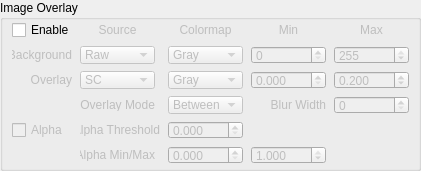
     <widget class="QGroupBox" name="ImageOverlayGroup">
      <property name="geometry">
       <rect>
        <x>290</x>
        <y>190</y>
        <width>421</width>
        <height>171</height>
       </rect>
      </property>
      <property name="title">
       <string>Image Overlay</string>
      </property>
      <widget class="QWidget" name="layoutWidget">
       <property name="geometry">
        <rect>
         <x>10</x>
         <y>20</y>
         <width>406</width>
         <height>145</height>
        </rect>
       </property>
       <layout class="QGridLayout" name="ImageOverlayGrid">
        <item row="0" column="1">
         <widget class="QLabel" name="overlaySourceLabel">
          <property name="enabled">
           <bool>false</bool>
          </property>
          <property name="sizePolicy">
           <sizepolicy hsizetype="Fixed" vsizetype="Fixed">
            <horstretch>0</horstretch>
            <verstretch>0</verstretch>
           </sizepolicy>
          </property>
          <property name="minimumSize">
           <size>
            <width>75</width>
            <height>18</height>
           </size>
          </property>
          <property name="maximumSize">
           <size>
            <width>75</width>
            <height>18</height>
           </size>
          </property>
          <property name="text">
           <string>Source</string>
          </property>
          <property name="alignment">
           <set>Qt::AlignCenter</set>
          </property>
         </widget>
        </item>
        <item row="3" column="2">
         <widget class="QComboBox" name="thresh_type_comboBox">
          <property name="enabled">
           <bool>false</bool>
          </property>
          <property name="sizePolicy">
           <sizepolicy hsizetype="Fixed" vsizetype="Fixed">
            <horstretch>0</horstretch>
            <verstretch>0</verstretch>
           </sizepolicy>
          </property>
          <property name="minimumSize">
           <size>
            <width>75</width>
            <height>18</height>
           </size>
          </property>
          <property name="maximumSize">
           <size>
            <width>75</width>
            <height>18</height>
           </size>
          </property>
          <property name="toolTip">
           <string>Set overlay rendering mode</string>
          </property>
          <property name="currentIndex">
           <number>0</number>
          </property>
          <item>
           <property name="text">
            <string>Between</string>
           </property>
          </item>
          <item>
           <property name="text">
            <string>Above</string>
           </property>
          </item>
          <item>
           <property name="text">
            <string>Below</string>
           </property>
          </item>
         </widget>
        </item>
        <item row="2" column="1">
         <widget class="QComboBox" name="over_src_comboBox">
          <property name="enabled">
           <bool>false</bool>
          </property>
          <property name="sizePolicy">
           <sizepolicy hsizetype="Fixed" vsizetype="Fixed">
            <horstretch>0</horstretch>
            <verstretch>0</verstretch>
           </sizepolicy>
          </property>
          <property name="minimumSize">
           <size>
            <width>75</width>
            <height>18</height>
           </size>
          </property>
          <property name="maximumSize">
           <size>
            <width>75</width>
            <height>18</height>
           </size>
          </property>
          <property name="toolTip">
           <string>Select data source for overlay</string>
          </property>
          <property name="currentIndex">
           <number>1</number>
          </property>
          <item>
           <property name="text">
            <string>Raw</string>
           </property>
          </item>
          <item>
           <property name="text">
            <string>SC</string>
           </property>
          </item>
          <item>
           <property name="text">
            <string>TC</string>
           </property>
          </item>
          <item>
           <property name="text">
            <string>Video In</string>
           </property>
          </item>
          <item>
           <property name="text">
            <string>None</string>
           </property>
          </item>
         </widget>
        </item>
        <item row="1" column="3">
         <widget class="QDoubleSpinBox" name="bg_min_spin">
          <property name="enabled">
           <bool>false</bool>
          </property>
          <property name="sizePolicy">
           <sizepolicy hsizetype="Fixed" vsizetype="Fixed">
            <horstretch>0</horstretch>
            <verstretch>0</verstretch>
           </sizepolicy>
          </property>
          <property name="minimumSize">
           <size>
            <width>75</width>
            <height>18</height>
           </size>
          </property>
          <property name="maximumSize">
           <size>
            <width>75</width>
            <height>18</height>
           </size>
          </property>
          <property name="toolTip">
           <string>Set minimum display value for overlay background</string>
          </property>
          <property name="decimals">
           <number>0</number>
          </property>
          <property name="minimum">
           <double>0.000000000000000</double>
          </property>
          <property name="maximum">
           <double>255.000000000000000</double>
          </property>
         </widget>
        </item>
        <item row="3" column="3">
         <widget class="QLabel" name="overlayBlurLabel">
          <property name="enabled">
           <bool>false</bool>
          </property>
          <property name="sizePolicy">
           <sizepolicy hsizetype="Fixed" vsizetype="Fixed">
            <horstretch>0</horstretch>
            <verstretch>0</verstretch>
           </sizepolicy>
          </property>
          <property name="minimumSize">
           <size>
            <width>75</width>
            <height>13</height>
           </size>
          </property>
          <property name="maximumSize">
           <size>
            <width>75</width>
            <height>13</height>
           </size>
          </property>
          <property name="text">
           <string>Blur Width</string>
          </property>
          <property name="alignment">
           <set>Qt::AlignRight|Qt::AlignTrailing|Qt::AlignVCenter</set>
          </property>
         </widget>
        </item>
        <item row="5" column="2">
         <widget class="QDoubleSpinBox" name="over_alpha_min_SpinBox">
          <property name="enabled">
           <bool>false</bool>
          </property>
          <property name="sizePolicy">
           <sizepolicy hsizetype="Fixed" vsizetype="Fixed">
            <horstretch>0</horstretch>
            <verstretch>0</verstretch>
           </sizepolicy>
          </property>
          <property name="minimumSize">
           <size>
            <width>75</width>
            <height>18</height>
           </size>
          </property>
          <property name="maximumSize">
           <size>
            <width>75</width>
            <height>18</height>
           </size>
          </property>
          <property name="toolTip">
           <string>Set minimum alpha level for overlay transparency</string>
          </property>
          <property name="decimals">
           <number>3</number>
          </property>
          <property name="maximum">
           <double>1.000000000000000</double>
          </property>
          <property name="singleStep">
           <double>0.050000000000000</double>
          </property>
         </widget>
        </item>
        <item row="3" column="4">
         <widget class="QSpinBox" name="over_blur_spin">
          <property name="enabled">
           <bool>false</bool>
          </property>
          <property name="sizePolicy">
           <sizepolicy hsizetype="Fixed" vsizetype="Fixed">
            <horstretch>0</horstretch>
            <verstretch>0</verstretch>
           </sizepolicy>
          </property>
          <property name="minimumSize">
           <size>
            <width>75</width>
            <height>18</height>
           </size>
          </property>
          <property name="maximumSize">
           <size>
            <width>75</width>
            <height>18</height>
           </size>
          </property>
          <property name="toolTip">
           <string>Set overlay blur width</string>
          </property>
         </widget>
        </item>
        <item row="0" column="2">
         <widget class="QLabel" name="overlayColormapLabel">
          <property name="enabled">
           <bool>false</bool>
          </property>
          <property name="sizePolicy">
           <sizepolicy hsizetype="Fixed" vsizetype="Fixed">
            <horstretch>0</horstretch>
            <verstretch>0</verstretch>
           </sizepolicy>
          </property>
          <property name="minimumSize">
           <size>
            <width>75</width>
            <height>18</height>
           </size>
          </property>
          <property name="maximumSize">
           <size>
            <width>75</width>
            <height>18</height>
           </size>
          </property>
          <property name="text">
           <string>Colormap</string>
          </property>
          <property name="alignment">
           <set>Qt::AlignCenter</set>
          </property>
         </widget>
        </item>
        <item row="1" column="0">
         <widget class="QLabel" name="overlayBackgroundLabel">
          <property name="enabled">
           <bool>false</bool>
          </property>
          <property name="sizePolicy">
           <sizepolicy hsizetype="Fixed" vsizetype="Fixed">
            <horstretch>0</horstretch>
            <verstretch>0</verstretch>
           </sizepolicy>
          </property>
          <property name="minimumSize">
           <size>
            <width>60</width>
            <height>16</height>
           </size>
          </property>
          <property name="maximumSize">
           <size>
            <width>60</width>
            <height>16</height>
           </size>
          </property>
          <property name="text">
           <string>Background</string>
          </property>
          <property name="alignment">
           <set>Qt::AlignRight|Qt::AlignTrailing|Qt::AlignVCenter</set>
          </property>
         </widget>
        </item>
        <item row="2" column="3">
         <widget class="QDoubleSpinBox" name="over_min_spin">
          <property name="enabled">
           <bool>false</bool>
          </property>
          <property name="sizePolicy">
           <sizepolicy hsizetype="Fixed" vsizetype="Fixed">
            <horstretch>0</horstretch>
            <verstretch>0</verstretch>
           </sizepolicy>
          </property>
          <property name="minimumSize">
           <size>
            <width>75</width>
            <height>18</height>
           </size>
          </property>
          <property name="maximumSize">
           <size>
            <width>75</width>
            <height>18</height>
           </size>
          </property>
          <property name="toolTip">
           <string>Set minimum display value for overlay</string>
          </property>
          <property name="decimals">
           <number>3</number>
          </property>
          <property name="minimum">
           <double>0.000000000000000</double>
          </property>
          <property name="maximum">
           <double>99999.000000000000000</double>
          </property>
          <property name="singleStep">
           <double>0.010000000000000</double>
          </property>
         </widget>
        </item>
        <item row="1" column="4">
         <widget class="QDoubleSpinBox" name="bg_max_spin">
          <property name="enabled">
           <bool>false</bool>
          </property>
          <property name="sizePolicy">
           <sizepolicy hsizetype="Fixed" vsizetype="Fixed">
            <horstretch>0</horstretch>
            <verstretch>0</verstretch>
           </sizepolicy>
          </property>
          <property name="minimumSize">
           <size>
            <width>75</width>
            <height>18</height>
           </size>
          </property>
          <property name="maximumSize">
           <size>
            <width>75</width>
            <height>18</height>
           </size>
          </property>
          <property name="toolTip">
           <string>Set maximum display value for overlay background</string>
          </property>
          <property name="decimals">
           <number>0</number>
          </property>
          <property name="minimum">
           <double>0.000000000000000</double>
          </property>
          <property name="maximum">
           <double>255.000000000000000</double>
          </property>
          <property name="value">
           <double>255.000000000000000</double>
          </property>
         </widget>
        </item>
        <item row="0" column="0">
         <widget class="QCheckBox" name="enable_overlay_checkBox">
          <property name="sizePolicy">
           <sizepolicy hsizetype="Fixed" vsizetype="Fixed">
            <horstretch>0</horstretch>
            <verstretch>0</verstretch>
           </sizepolicy>
          </property>
          <property name="minimumSize">
           <size>
            <width>60</width>
            <height>18</height>
           </size>
          </property>
          <property name="maximumSize">
           <size>
            <width>60</width>
            <height>18</height>
           </size>
          </property>
          <property name="toolTip">
           <string>Toggle display of the image overlay view</string>
          </property>
          <property name="text">
           <string>Enable</string>
          </property>
         </widget>
        </item>
        <item row="4" column="2">
         <widget class="QDoubleSpinBox" name="over_Kmid_SpinBox">
          <property name="enabled">
           <bool>false</bool>
          </property>
          <property name="sizePolicy">
           <sizepolicy hsizetype="Fixed" vsizetype="Fixed">
            <horstretch>0</horstretch>
            <verstretch>0</verstretch>
           </sizepolicy>
          </property>
          <property name="minimumSize">
           <size>
            <width>75</width>
            <height>18</height>
           </size>
          </property>
          <property name="maximumSize">
           <size>
            <width>75</width>
            <height>18</height>
           </size>
          </property>
          <property name="toolTip">
           <string>Set overlay threshold for determining transparency. All overlay pixels less than this value will be opaque.</string>
          </property>
          <property name="decimals">
           <number>3</number>
          </property>
          <property name="maximum">
           <double>1.000000000000000</double>
          </property>
          <property name="singleStep">
           <double>0.010000000000000</double>
          </property>
          <property name="value">
           <double>0.000000000000000</double>
          </property>
         </widget>
        </item>
        <item row="3" column="1">
         <widget class="QLabel" name="overlayThreshLabel">
          <property name="enabled">
           <bool>false</bool>
          </property>
          <property name="sizePolicy">
           <sizepolicy hsizetype="Fixed" vsizetype="Fixed">
            <horstretch>0</horstretch>
            <verstretch>0</verstretch>
           </sizepolicy>
          </property>
          <property name="minimumSize">
           <size>
            <width>75</width>
            <height>13</height>
           </size>
          </property>
          <property name="maximumSize">
           <size>
            <width>75</width>
            <height>13</height>
           </size>
          </property>
          <property name="text">
           <string>Overlay Mode</string>
          </property>
          <property name="alignment">
           <set>Qt::AlignRight|Qt::AlignTrailing|Qt::AlignVCenter</set>
          </property>
         </widget>
        </item>
        <item row="4" column="0" alignment="Qt::AlignRight">
         <widget class="QCheckBox" name="alpha_enable_checkBox">
          <property name="enabled">
           <bool>false</bool>
          </property>
          <property name="sizePolicy">
           <sizepolicy hsizetype="Fixed" vsizetype="Fixed">
            <horstretch>0</horstretch>
            <verstretch>0</verstretch>
           </sizepolicy>
          </property>
          <property name="minimumSize">
           <size>
            <width>60</width>
            <height>18</height>
           </size>
          </property>
          <property name="maximumSize">
           <size>
            <width>60</width>
            <height>18</height>
           </size>
          </property>
          <property name="toolTip">
           <string>Toggle overlay transparency</string>
          </property>
          <property name="text">
           <string>Alpha</string>
          </property>
          <property name="checked">
           <bool>false</bool>
          </property>
         </widget>
        </item>
        <item row="0" column="3">
         <widget class="QLabel" name="overlayMinLabel">
          <property name="enabled">
           <bool>false</bool>
          </property>
          <property name="sizePolicy">
           <sizepolicy hsizetype="Fixed" vsizetype="Fixed">
            <horstretch>0</horstretch>
            <verstretch>0</verstretch>
           </sizepolicy>
          </property>
          <property name="minimumSize">
           <size>
            <width>75</width>
            <height>18</height>
           </size>
          </property>
          <property name="maximumSize">
           <size>
            <width>75</width>
            <height>18</height>
           </size>
          </property>
          <property name="text">
           <string>Min</string>
          </property>
          <property name="alignment">
           <set>Qt::AlignCenter</set>
          </property>
         </widget>
        </item>
        <item row="1" column="2">
         <widget class="QComboBox" name="bg_cmap_comboBox">
          <property name="enabled">
           <bool>false</bool>
          </property>
          <property name="sizePolicy">
           <sizepolicy hsizetype="Fixed" vsizetype="Fixed">
            <horstretch>0</horstretch>
            <verstretch>0</verstretch>
           </sizepolicy>
          </property>
          <property name="minimumSize">
           <size>
            <width>75</width>
            <height>18</height>
           </size>
          </property>
          <property name="maximumSize">
           <size>
            <width>75</width>
            <height>18</height>
           </size>
          </property>
          <property name="toolTip">
           <string>Select colormap for overlay background</string>
          </property>
          <item>
           <property name="text">
            <string>Gray</string>
           </property>
          </item>
          <item>
           <property name="text">
            <string>Jet</string>
           </property>
          </item>
          <item>
           <property name="text">
            <string>Reverse Jet</string>
           </property>
          </item>
          <item>
           <property name="text">
            <string>Hot</string>
           </property>
          </item>
          <item>
           <property name="text">
            <string>Cool</string>
           </property>
          </item>
          <item>
           <property name="text">
            <string>Autumn</string>
           </property>
          </item>
          <item>
           <property name="text">
            <string>pmkmp</string>
           </property>
          </item>
          <item>
           <property name="text">
            <string>Greens</string>
           </property>
          </item>
         </widget>
        </item>
        <item row="5" column="3">
         <widget class="QDoubleSpinBox" name="over_alpha_max_SpinBox">
          <property name="enabled">
           <bool>false</bool>
          </property>
          <property name="sizePolicy">
           <sizepolicy hsizetype="Fixed" vsizetype="Fixed">
            <horstretch>0</horstretch>
            <verstretch>0</verstretch>
           </sizepolicy>
          </property>
          <property name="minimumSize">
           <size>
            <width>75</width>
            <height>18</height>
           </size>
          </property>
          <property name="maximumSize">
           <size>
            <width>75</width>
            <height>18</height>
           </size>
          </property>
          <property name="toolTip">
           <string>Set maximum alpha level for overlay transparency</string>
          </property>
          <property name="decimals">
           <number>3</number>
          </property>
          <property name="maximum">
           <double>1.000000000000000</double>
          </property>
          <property name="singleStep">
           <double>0.050000000000000</double>
          </property>
          <property name="value">
           <double>1.000000000000000</double>
          </property>
         </widget>
        </item>
        <item row="0" column="4">
         <widget class="QLabel" name="overlayMaxLabel">
          <property name="enabled">
           <bool>false</bool>
          </property>
          <property name="sizePolicy">
           <sizepolicy hsizetype="Fixed" vsizetype="Fixed">
            <horstretch>0</horstretch>
            <verstretch>0</verstretch>
           </sizepolicy>
          </property>
          <property name="minimumSize">
           <size>
            <width>75</width>
            <height>18</height>
           </size>
          </property>
          <property name="maximumSize">
           <size>
            <width>75</width>
            <height>18</height>
           </size>
          </property>
          <property name="text">
           <string>Max</string>
          </property>
          <property name="alignment">
           <set>Qt::AlignCenter</set>
          </property>
         </widget>
        </item>
        <item row="2" column="0">
         <widget class="QLabel" name="overlayOverlayLabel">
          <property name="enabled">
           <bool>false</bool>
          </property>
          <property name="sizePolicy">
           <sizepolicy hsizetype="Fixed" vsizetype="Fixed">
            <horstretch>0</horstretch>
            <verstretch>0</verstretch>
           </sizepolicy>
          </property>
          <property name="minimumSize">
           <size>
            <width>60</width>
            <height>16</height>
           </size>
          </property>
          <property name="maximumSize">
           <size>
            <width>60</width>
            <height>16</height>
           </size>
          </property>
          <property name="text">
           <string>Overlay</string>
          </property>
          <property name="alignment">
           <set>Qt::AlignRight|Qt::AlignTrailing|Qt::AlignVCenter</set>
          </property>
         </widget>
        </item>
        <item row="2" column="2">
         <widget class="QComboBox" name="over_cmap_comboBox">
          <property name="enabled">
           <bool>false</bool>
          </property>
          <property name="sizePolicy">
           <sizepolicy hsizetype="Fixed" vsizetype="Fixed">
            <horstretch>0</horstretch>
            <verstretch>0</verstretch>
           </sizepolicy>
          </property>
          <property name="minimumSize">
           <size>
            <width>75</width>
            <height>18</height>
           </size>
          </property>
          <property name="maximumSize">
           <size>
            <width>75</width>
            <height>18</height>
           </size>
          </property>
          <property name="toolTip">
           <string>Select colormap for overlay</string>
          </property>
          <property name="currentIndex">
           <number>0</number>
          </property>
          <item>
           <property name="text">
            <string>Gray</string>
           </property>
          </item>
          <item>
           <property name="text">
            <string>Jet</string>
           </property>
          </item>
          <item>
           <property name="text">
            <string>Reverse Jet</string>
           </property>
          </item>
          <item>
           <property name="text">
            <string>Hot</string>
           </property>
          </item>
          <item>
           <property name="text">
            <string>Cool</string>
           </property>
          </item>
          <item>
           <property name="text">
            <string>Autumn</string>
           </property>
          </item>
          <item>
           <property name="text">
            <string>pmkmp</string>
           </property>
          </item>
          <item>
           <property name="text">
            <string>Greens</string>
           </property>
          </item>
          <item>
           <property name="text">
            <string>Neon</string>
           </property>
          </item>
         </widget>
        </item>
        <item row="4" column="1">
         <widget class="QLabel" name="overlayAlphaThresholdLabel">
          <property name="enabled">
           <bool>false</bool>
          </property>
          <property name="sizePolicy">
           <sizepolicy hsizetype="Fixed" vsizetype="Fixed">
            <horstretch>0</horstretch>
            <verstretch>0</verstretch>
           </sizepolicy>
          </property>
          <property name="minimumSize">
           <size>
            <width>80</width>
            <height>13</height>
           </size>
          </property>
          <property name="maximumSize">
           <size>
            <width>80</width>
            <height>13</height>
           </size>
          </property>
          <property name="text">
           <string>Alpha Threshold</string>
          </property>
          <property name="alignment">
           <set>Qt::AlignRight|Qt::AlignTrailing|Qt::AlignVCenter</set>
          </property>
         </widget>
        </item>
        <item row="1" column="1">
         <widget class="QComboBox" name="bg_src_comboBox">
          <property name="enabled">
           <bool>false</bool>
          </property>
          <property name="sizePolicy">
           <sizepolicy hsizetype="Fixed" vsizetype="Fixed">
            <horstretch>0</horstretch>
            <verstretch>0</verstretch>
           </sizepolicy>
          </property>
          <property name="minimumSize">
           <size>
            <width>75</width>
            <height>18</height>
           </size>
          </property>
          <property name="maximumSize">
           <size>
            <width>75</width>
            <height>18</height>
           </size>
          </property>
          <property name="toolTip">
           <string>Select data source for overlay background</string>
          </property>
          <item>
           <property name="text">
            <string>Raw</string>
           </property>
          </item>
          <item>
           <property name="text">
            <string>SC</string>
           </property>
          </item>
          <item>
           <property name="text">
            <string>TC</string>
           </property>
          </item>
          <item>
           <property name="text">
            <string>Video In</string>
           </property>
          </item>
          <item>
           <property name="text">
            <string>None</string>
           </property>
          </item>
         </widget>
        </item>
        <item row="2" column="4">
         <widget class="QDoubleSpinBox" name="over_max_spin">
          <property name="enabled">
           <bool>false</bool>
          </property>
          <property name="sizePolicy">
           <sizepolicy hsizetype="Fixed" vsizetype="Fixed">
            <horstretch>0</horstretch>
            <verstretch>0</verstretch>
           </sizepolicy>
          </property>
          <property name="minimumSize">
           <size>
            <width>75</width>
            <height>18</height>
           </size>
          </property>
          <property name="maximumSize">
           <size>
            <width>75</width>
            <height>18</height>
           </size>
          </property>
          <property name="toolTip">
           <string>Set maximum display value for overlay</string>
          </property>
          <property name="decimals">
           <number>3</number>
          </property>
          <property name="minimum">
           <double>0.000000000000000</double>
          </property>
          <property name="maximum">
           <double>99999.000000000000000</double>
          </property>
          <property name="singleStep">
           <double>0.020000000000000</double>
          </property>
          <property name="value">
           <double>0.200000000000000</double>
          </property>
         </widget>
        </item>
        <item row="5" column="1">
         <widget class="QLabel" name="overlayAlphaRangeLabel">
          <property name="enabled">
           <bool>false</bool>
          </property>
          <property name="sizePolicy">
           <sizepolicy hsizetype="Fixed" vsizetype="Fixed">
            <horstretch>0</horstretch>
            <verstretch>0</verstretch>
           </sizepolicy>
          </property>
          <property name="minimumSize">
           <size>
            <width>75</width>
            <height>13</height>
           </size>
          </property>
          <property name="maximumSize">
           <size>
            <width>75</width>
            <height>13</height>
           </size>
          </property>
          <property name="text">
           <string>Alpha Min/Max</string>
          </property>
          <property name="alignment">
           <set>Qt::AlignRight|Qt::AlignTrailing|Qt::AlignVCenter</set>
          </property>
         </widget>
        </item>
       </layout>
      </widget>
     </widget>
